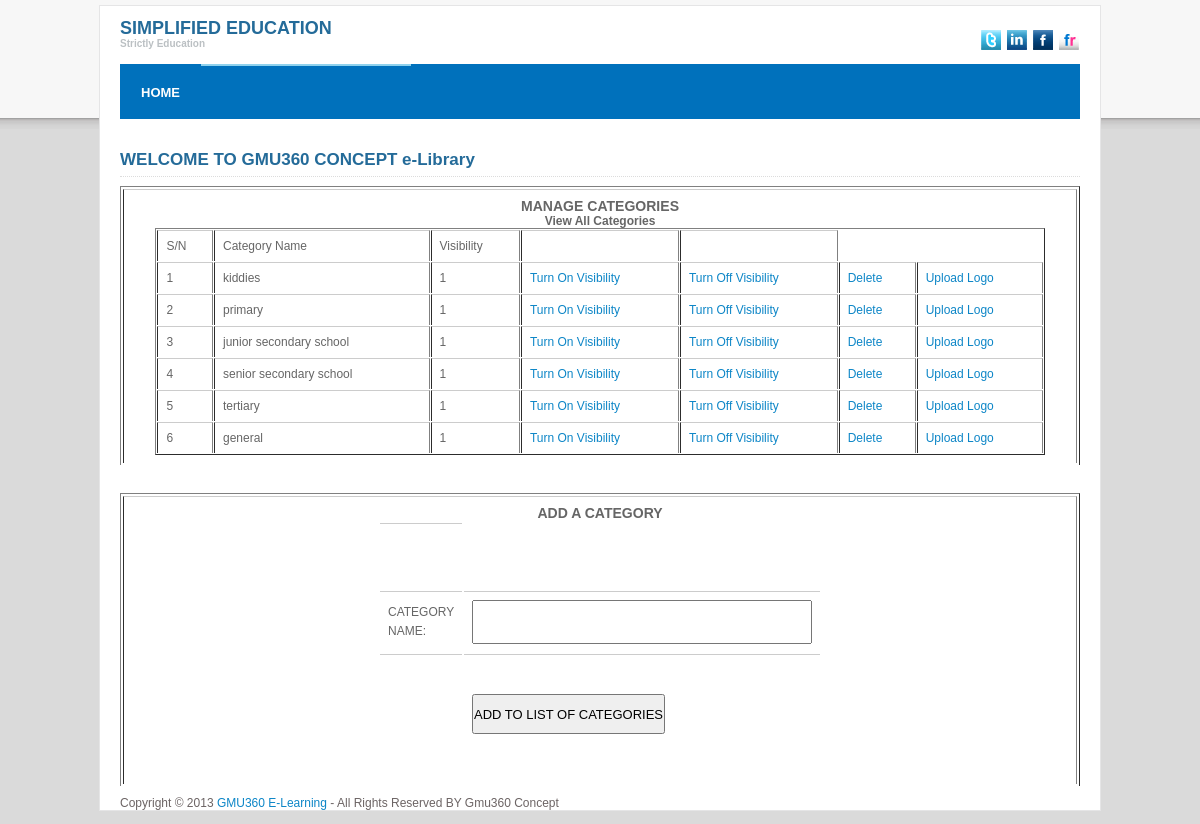
/administrator/manage_categories.php, run on the app's committed database.
### tables this page shows
CREATE TABLE `categories` (
  `id` int(11) NOT NULL auto_increment,
  `category_name` varchar(110) NOT NULL,
  `logo` varchar(100) NOT NULL,
  `visibility` int(2) NOT NULL,
  PRIMARY KEY  (`id`)
);

### administrator/manage_categories.php (the view, shortened to what this page needs)
<!DOCTYPE html PUBLIC "-//W3C//DTD XHTML 1.0 Transitional//EN" "http://www.w3.org/TR/xhtml1/DTD/xhtml1-transitional.dtd">
<html xmlns="http://www.w3.org/1999/xhtml">
<head>
<link rel="stylesheet" href="../css/style.css" type="text/css" media="all" />
</head>
<body>
<div id="shell">
  <div id="header">
    <h1 id="logo"><a href="#">SIMPLIFIED EDUCATION<span>Strictly Education</span></a></h1>
    <div class="socials"> <a href="#" class="link link-twitter">Twitter</a> <a href="#" class="link link-linkedin">LinkedIn</a> <a href="#" class="link link-facebook">Facebook</a> <a href="#" class="link link-flickr">flickr</a> </div>
  </div>
  <div id="navigation">
    <ul>
      <li><a href="../index.php">HOME</a></li>
      <li><a href="#" class="active"></a></li>
      <li><a href="#" class="active"></a></li>
      <li><a href="#" class="active"></a></li>
      <li><a href="#" class="active"></a></li>
      <li><a href="#" class="active"></a></li>
    </ul>
  </div>
  <div id="main">
    <br/><br/>
    <h2><a href="index.php">WELCOME TO GMU360 CONCEPT e-Library </a></h2>
    <table width="100%" border="1" id="box-table-a">
    <tr width="100%">
      <td width="40%">
      <center>
  <div id="bar">
    <h3>MANAGE CATEGORIES</h3></div>
<?php
$cat=mysql_query("SELECT *  FROM `categories`");
?>
<legend><b>View All Categories</b><?php
if(mysql_num_rows($cat)>0){
?>
</legend><table width="95%" border="1" cellspacing="1">
	<tr class="thead">
        <td>S/N</td>
    <td>Category Name</td>
    <td>Visibility</td>
    <td></td>
    <td></td>
    </tr>
  <?php
$s=1;
  	while($l=mysql_fetch_array($cat)){
		$id=$l['id'];
	echo "<tr class= \"trodd\">";
	?>
    <td><?php echo $s++;
	?></td>
    <td><?php echo $l['category_name'];?></td>
   <td><?php echo $l['visibility'] ;?></td>
   <?php echo "<td><a href='manage_categories.php?deleteid=$id'>Turn On Visibility</a></td>"; ?>
   <?php echo "<td><a href='manage_categories.php?deleteid2=$id'>Turn Off Visibility</a></td>"; ?>
    <?php echo "<td><a href='manage_categories.php?deleteid3=$id'>Delete</a></td>"; ?>
        <?php echo "<td><a href='manage_categories.php?deleteid4=$id'>Upload Logo</a></td>"; ?>
 </tr>
 <?php
}
}
?>
</table>
      </td>
      </tr>
        </table><br/><br/>
            <table width="100%" border="1" id="box-table-a">
    <tr width="100%">
      <td width="40%">
      <center>
<form action="<?php echo $_SERVER['PHP_SELF'];?>" method="post">
  <div id="bar">
    <h3>ADD A CATEGORY</h3></div>
        <table border="0" width="398" height="255px">
        <tr><td>&nbsp;</td></tr>
            <tr>
            	<td height="36"><p>CATEGORY NAME:</p></td>
              <td><input id="input" type="text" size="40" maxlength="15" name="catname" /></td>
            </tr>
            <tr>
            	<td><label></label></td>
                <td align="justify"><input name="button" type="submit"  id="button" value="ADD TO LIST OF CATEGORIES"/></td>
            </tr>
        </table>
	</form>
    </center>
      </td>
      </tr>
        </table>
  </div>
      <p class="lf">Copyright &copy; 2013 <a href="#">GMU360 E-Learning </a> - All Rights Reserved BY Gmu360 Concept</p>
</div>
</body>
</html>

### css/style.css (style rules this page uses)
* { padding:0; margin:0; outline:0; }
body { font-size:12px; font-family:Arial, "Trebuchet MS", sans-serif; color:#6c6464; background:#dadada url(images/body.gif) left top repeat-x; padding:5px 0 13px 0; }
a { color:#0d86c7; text-decoration:none; }
input, textarea, select { font-family:Arial, Helvetica, Sans-Serif; font-size:13px; color:#000000; height:40px; }
h2 { font-size:17px; color:#246b99; padding-bottom:6px; border-bottom:1px dotted #dcdcdc; margin-bottom:9px; position:relative; }
h2 a { color:#246b99; }
#shell { width:960px; padding:0 20px; margin:0 auto; background:#fff; border:1px solid #e5e5e6; }
#header { height:58px; position:relative; }
#logo { padding-top:12px; }
#logo a { font-size:18px; color:#246b99; line-height:20px; text-decoration:none; }
#logo a span { font-size:10px; line-height:12px; display:block; color:#bbc0c3; }
.socials { position:absolute; top:24px; right:1px; width:104px; }
.socials .link { float:left; width:20px; height:20px; margin-left:6px; background:url(images/socials.gif); font-size:0; line-height:0; text-indent:-4000px; }
.socials .link-twitter { background-position:0 top; }
.socials .link-linkedin { background-position:-20px top; }
.socials .link-facebook { background-position:-40px top; }
.socials .link-flickr { background-position:-60px top; }
#navigation { height:55px; background-color:#0071bc; margin-bottom:1px; position:relative; }
#navigation ul { list-style:none; }
#navigation ul li { float:left; display:inline; border-right:0px solid #fff; height:55px; line-height:53px; }
#navigation ul li a { float:left; color:#fefefe; font-size:13px; font-weight:bold; padding:2px 21px 0 21px; text-decoration:none; }
#navigation ul li a.active, #navigation ul li a:hover { text-decoration:none; background:url(images/navigation-active.gif); }
#main { padding:2px 0 10px 0; }
#main p { line-height:19px; }
#box-table-a { font-size: 12px; margin: 0px; text-align: left; border-collapse: separate; border-bottom:none; }
#box-table-a td { padding: 8px; background: none; border-top: 1px solid #CCC; color: #666; border-bottom: none !important; }

### data on the page
categories: category_name "kiddies", visibility "1"
categories: category_name "primary", visibility "1"
categories: category_name "junior secondary school", visibility "1"
categories: category_name "senior secondary school", visibility "1"
categories: category_name "tertiary", visibility "1"
categories: category_name "general", visibility "1"
